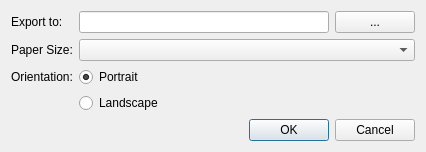
<?xml version="1.0" encoding="UTF-8"?>
<ui version="4.0">
 <class>ExportPdfDialog</class>
 <widget class="QDialog" name="ExportPdfDialog">
  <property name="geometry">
   <rect>
    <x>0</x>
    <y>0</y>
    <width>417</width>
    <height>150</height>
   </rect>
  </property>
  <property name="windowTitle">
   <string>Export to PDF</string>
  </property>
  <layout class="QFormLayout" name="formLayout">
   <item row="0" column="0">
    <widget class="QLabel" name="exportToLabel">
     <property name="text">
      <string>Export to:</string>
     </property>
    </widget>
   </item>
   <item row="0" column="1">
    <layout class="QHBoxLayout" name="horizontalLayout">
     <item>
      <widget class="QLineEdit" name="exportToLineEdit">
       <property name="minimumSize">
        <size>
         <width>250</width>
         <height>0</height>
        </size>
       </property>
      </widget>
     </item>
     <item>
      <widget class="QPushButton" name="chooseFileButton">
       <property name="baseSize">
        <size>
         <width>50</width>
         <height>0</height>
        </size>
       </property>
       <property name="text">
        <string>...</string>
       </property>
      </widget>
     </item>
    </layout>
   </item>
   <item row="1" column="0">
    <widget class="QLabel" name="paperSizeLabel">
     <property name="text">
      <string>Paper Size:</string>
     </property>
    </widget>
   </item>
   <item row="1" column="1">
    <widget class="QComboBox" name="paperSizeComboBox"/>
   </item>
   <item row="2" column="0">
    <widget class="QLabel" name="orientationLabel">
     <property name="text">
      <string>Orientation:</string>
     </property>
    </widget>
   </item>
   <item row="2" column="1">
    <widget class="QRadioButton" name="portraitRadioButton">
     <property name="text">
      <string>Portrait</string>
     </property>
     <property name="checked">
      <bool>true</bool>
     </property>
    </widget>
   </item>
   <item row="3" column="1">
    <widget class="QRadioButton" name="landscapeRadioButton">
     <property name="text">
      <string>Landscape</string>
     </property>
    </widget>
   </item>
   <item row="4" column="0" colspan="2">
    <widget class="QDialogButtonBox" name="buttonBox">
     <property name="orientation">
      <enum>Qt::Horizontal</enum>
     </property>
     <property name="standardButtons">
      <set>QDialogButtonBox::Cancel|QDialogButtonBox::Ok</set>
     </property>
    </widget>
   </item>
  </layout>
 </widget>
 <resources/>
 <connections>
  <connection>
   <sender>buttonBox</sender>
   <signal>accepted()</signal>
   <receiver>ExportPdfDialog</receiver>
   <slot>accept()</slot>
   <hints>
    <hint type="sourcelabel">
     <x>248</x>
     <y>254</y>
    </hint>
    <hint type="destinationlabel">
     <x>157</x>
     <y>274</y>
    </hint>
   </hints>
  </connection>
  <connection>
   <sender>buttonBox</sender>
   <signal>rejected()</signal>
   <receiver>ExportPdfDialog</receiver>
   <slot>reject()</slot>
   <hints>
    <hint type="sourcelabel">
     <x>316</x>
     <y>260</y>
    </hint>
    <hint type="destinationlabel">
     <x>286</x>
     <y>274</y>
    </hint>
   </hints>
  </connection>
  <connection>
   <sender>chooseFileButton</sender>
   <signal>clicked()</signal>
   <receiver>ExportPdfDialog</receiver>
   <slot>chooseFileButtonClicked()</slot>
   <hints>
    <hint type="sourcelabel">
     <x>368</x>
     <y>22</y>
    </hint>
    <hint type="destinationlabel">
     <x>208</x>
     <y>74</y>
    </hint>
   </hints>
  </connection>
  <connection>
   <sender>exportToLineEdit</sender>
   <signal>textChanged(QString)</signal>
   <receiver>ExportPdfDialog</receiver>
   <slot>exportToTextChanged(QString)</slot>
   <hints>
    <hint type="sourcelabel">
     <x>189</x>
     <y>21</y>
    </hint>
    <hint type="destinationlabel">
     <x>203</x>
     <y>37</y>
    </hint>
   </hints>
  </connection>
 </connections>
 <slots>
  <slot>chooseFileButtonClicked()</slot>
  <slot>exportToTextChanged(QString)</slot>
 </slots>
</ui>
